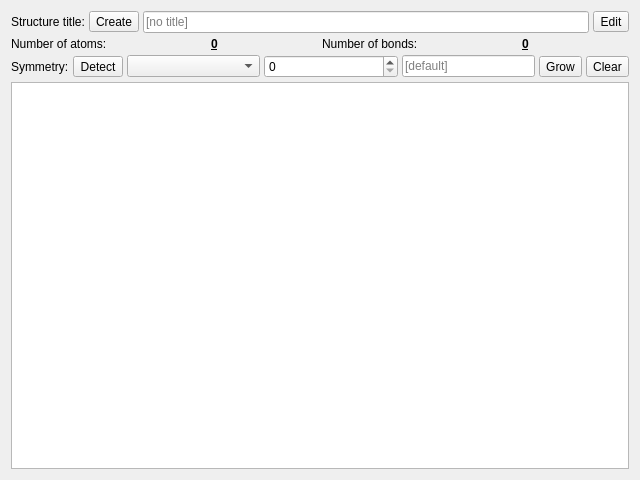
<?xml version="1.0" encoding="UTF-8"?>
<ui version="4.0">
 <class>ViewTextAtomic</class>
 <widget class="QWidget" name="ViewTextAtomic">
  <property name="geometry">
   <rect>
    <x>0</x>
    <y>0</y>
    <width>640</width>
    <height>480</height>
   </rect>
  </property>
  <layout class="QVBoxLayout" name="verticalLayout">
   <property name="spacing">
    <number>4</number>
   </property>
   <item>
    <layout class="QHBoxLayout" name="layoutTitle_" stretch="0,0,1,0">
     <property name="spacing">
      <number>4</number>
     </property>
     <item>
      <widget class="QLabel" name="labelTitle_">
       <property name="text">
        <string>Structure title:</string>
       </property>
      </widget>
     </item>
     <item>
      <widget class="QToolButton" name="toolCreateTitle_">
       <property name="text">
        <string>Create</string>
       </property>
      </widget>
     </item>
     <item>
      <widget class="QLineEdit" name="editTitle_">
       <property name="readOnly">
        <bool>true</bool>
       </property>
       <property name="placeholderText">
        <string>[no title]</string>
       </property>
       <property name="clearButtonEnabled">
        <bool>true</bool>
       </property>
      </widget>
     </item>
     <item>
      <widget class="QToolButton" name="toolEditTitle_">
       <property name="text">
        <string>Edit</string>
       </property>
      </widget>
     </item>
    </layout>
   </item>
   <item>
    <layout class="QHBoxLayout" name="layoutProperties_" stretch="0,1,0,1">
     <property name="spacing">
      <number>4</number>
     </property>
     <item>
      <widget class="QLabel" name="labelAtomNumber_">
       <property name="text">
        <string>Number of atoms:</string>
       </property>
      </widget>
     </item>
     <item>
      <widget class="QLabel" name="numAtoms_">
       <property name="font">
        <font>
         <weight>75</weight>
         <bold>true</bold>
         <underline>true</underline>
        </font>
       </property>
       <property name="text">
        <string>0</string>
       </property>
       <property name="alignment">
        <set>Qt::AlignCenter</set>
       </property>
      </widget>
     </item>
     <item>
      <widget class="QLabel" name="labelBondNumber_">
       <property name="text">
        <string>Number of bonds:</string>
       </property>
      </widget>
     </item>
     <item>
      <widget class="QLabel" name="numBonds_">
       <property name="font">
        <font>
         <weight>75</weight>
         <bold>true</bold>
         <underline>true</underline>
        </font>
       </property>
       <property name="text">
        <string>0</string>
       </property>
       <property name="alignment">
        <set>Qt::AlignCenter</set>
       </property>
      </widget>
     </item>
    </layout>
   </item>
   <item>
    <layout class="QHBoxLayout" name="layoutSymmetry_" stretch="0,0,1,1,1,0,0">
     <property name="spacing">
      <number>4</number>
     </property>
     <item>
      <widget class="QLabel" name="labelSymmetry_">
       <property name="text">
        <string>Symmetry:</string>
       </property>
      </widget>
     </item>
     <item>
      <widget class="QToolButton" name="toolDetect_">
       <property name="text">
        <string>Detect</string>
       </property>
      </widget>
     </item>
     <item>
      <widget class="ComboBoxSymmetry" name="typeSymmetry_"/>
     </item>
     <item>
      <widget class="QSpinBox" name="changeAxis_"/>
     </item>
     <item>
      <widget class="QLineEdit" name="editSymmetry_">
       <property name="readOnly">
        <bool>true</bool>
       </property>
       <property name="placeholderText">
        <string>[default]</string>
       </property>
       <property name="clearButtonEnabled">
        <bool>true</bool>
       </property>
      </widget>
     </item>
     <item>
      <widget class="QToolButton" name="toolGrow_">
       <property name="text">
        <string>Grow</string>
       </property>
      </widget>
     </item>
     <item>
      <widget class="QToolButton" name="toolClear_">
       <property name="text">
        <string>Clear</string>
       </property>
      </widget>
     </item>
    </layout>
   </item>
   <item>
    <widget class="EditTextSource" name="editAtomic_"/>
   </item>
  </layout>
 </widget>
 <customwidgets>
  <customwidget>
   <class>EditTextSource</class>
   <extends>QPlainTextEdit</extends>
   <header>EditTextSource.h</header>
  </customwidget>
  <customwidget>
   <class>ComboBoxSymmetry</class>
   <extends>QComboBox</extends>
   <header>ComboBoxSymmetry.h</header>
  </customwidget>
 </customwidgets>
 <resources/>
 <connections/>
</ui>
